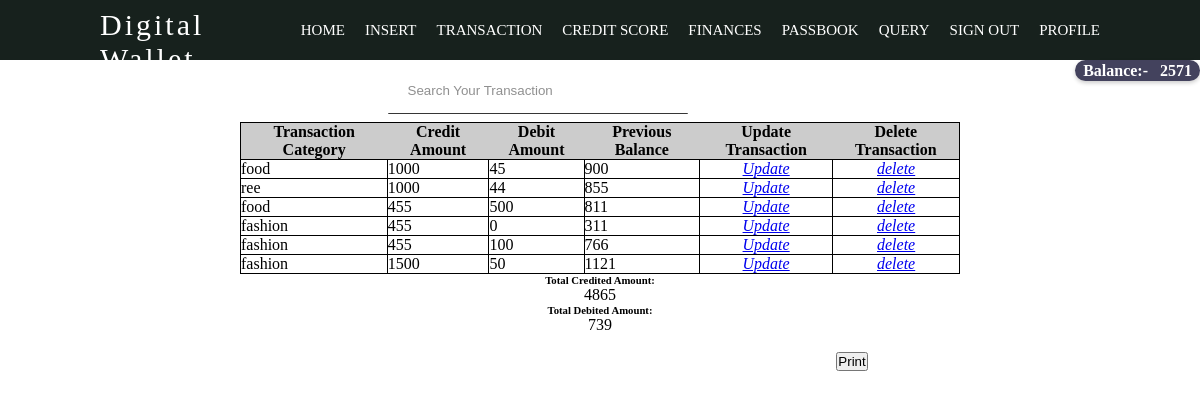
The page /passbook/ (signed in) on the database its author committed.
### website/models.py (models this page shows)
class Transaction_History(models.Model):
    id1=models.IntegerField()
    category=models.CharField(max_length=100)
    credit_amount=models.IntegerField()
    debit_amount=models.IntegerField()
    balance=models.IntegerField()

### website/views.py (the view)
# urls.py: path('passbook/',views.passbook,name="passbook"),
def passbook(request):
        id=request.session['session_id']
        xe=Register_Login.objects.get(id=id)
        if 'session_id' in request.session  and request.session['session_id']==xe.id:
            x=Transaction_History.objects.filter(id1=id)
            y=Register_Login.objects.get(id=id)
            Total_credit=0
            Total_debit=0
            for i in x:
                Total_debit=Total_debit+int(i.debit_amount)
                Total_credit=Total_credit+int(i.credit_amount)
            return render(request,'Passbook.html',{'x':id,'all':x,'yy':y.balance,'t_d':Total_debit,'t_c':Total_credit})
        else:
            return render(request,'Sessiontimeout.html')

### website/templates/passbook.html (shortened to what this page needs)
<!DOCTYPE html>
<html lang="en">
<head>
<div id="content">
</head>
<body>
    {% include "Navbar.html" %}
    <center>
<input class="input" id="myInput" type="text" placeholder="Search Your Transaction">
<div class="creditscore"
style="width: fit-content;
box-shadow: 0 2px 4px 0 rgba(0,0,0,0.2);
float: right;
background-color:#43425D;
border-radius:15px;
color:white;">
<h4> &nbsp;&nbsp;Balance:- &nbsp;
    {{yy}}&nbsp;&nbsp;</h4></div>
    <br>
<table style="width: 60%; border-collapse: collapse; font-family:montserrat;" >
        <tr style="background-color: #ccc;">
            <th>Transaction Category</th>
            <th>Credit Amount</th>
            <th>Debit Amount</th>
            <th>Previous Balance</th>
            <th>Update Transaction</th>
            <th>Delete Transaction</th>
        </tr>
        <tbody id="myTable">
            {%for i in all.values%}
              <tr>
              <td>{{i.category}}</td>
              <td>{{i.credit_amount}}</td>
              <td>{{i.debit_amount}}</td>
              <td>{{i.balance}}</td>
              <td style="text-align: center;"><a href="/"><i class="fas fa-edit">Update</i></a></td>
              <td style="text-align: center;"><a href="/"><i class="fas fa-trash-alt">delete</i></a></td>
              </tr>
          {%endfor%}
</tbody>
</table>
<h6>Total Credited Amount:</h6>{{t_c}}
<br/>
<h6>Total Debited Amount:</h6>{{t_d}}
<br>
<span style="text-align:center; padding-left:42%;">
<button class="combutton" onclick="printDiv('content')">Print </button>
</span>
</center>
</body>
</html>

### website/templates/navbar.html (shortened to what this page needs)
<!DOCTYPE html>
<html lang="en" dir="ltr">
<head>
</head>
<body>
<header>
  <nav>
    <div class="logo">Digital Wallet</div>
    {% if x2.role != "admin" %}
    <ul class="navList">
      <li class="navLi"><a href="/homepage/">Home</a></li>
      <li class="navLi"><a href="/insert/">Insert</a></li>
      <li class="navLi"><a href="/transaction/">Transaction</a></li>
      <li class="navLi"><a href="/credit/">Credit Score</a></li>
      <li class="navLi"><a href="/finance/">Finances</a></li>
      <li class="navLi"><a href="/passbook/">Passbook</a></li>
      <li class="navLi"><a href="/query/">Query</a></li>
      <li class="navLi"><a href="/logout">Sign Out</a></li>
      <li class="navLi"><a href="/profile">Profile</a></li>
    </ul>
    {%endif%}
  </nav>
</header>
</body>
</html>

### website/templates/passbook.html (style rules this page uses)
table,td,td { border: 1px solid black; }
.input { margin: 8%; width: 25%; padding: 15px 20px; margin: 8px 0; box-sizing: border-box; border: none; outline: none; color:black; border-radius: 1px; background-color: #fff; border-bottom: 1px solid rgb(5, 5, 5); opacity:.8; }

### website/templates/navbar.html (style rules this page uses)
* { padding: 0; margin: 0; box-sizing: border-box; -webkit-tap-highlight-color: transparent; }
body { width: 100%; overflow-x: hidden; display: flex; flex-direction: column; background-color: white; }
header { width: 100%; min-height: 60px; background-color: rgb(23, 33, 29); display: flex; flex-direction: column; align-items: center; }
nav { width: 90%; max-width: 1000px; height: 7vh; min-height: 60px; padding-top: 8px; background-color: inherit; color: rgba(255, 255, 255); font-family: Cambria, Cochin, Georgia, Times, 'Times New Roman', serif; display: grid; grid-template-columns: 1fr auto; align-items: baseline; }
nav .logo { font-size: 30px; letter-spacing:3px; }
.navList { font-size: 15px; text-transform: uppercase; list-style: none; display: flex; gap: 20px; }
nav a { color: inherit; text-decoration: none; }

### rows shown on the page
Transaction_History: category "food", credit_amount "1000", debit_amount "45", balance "900"
Transaction_History: category "ree", credit_amount "1000", debit_amount "44", balance "855"
Transaction_History: category "food", credit_amount "455", debit_amount "500", balance "811"
Transaction_History: category "fashion", credit_amount "455", debit_amount "0", balance "311"
Transaction_History: category "fashion", credit_amount "455", debit_amount "100", balance "766"
Transaction_History: category "fashion", credit_amount "1500", debit_amount "50", balance "1121"

### other values the page prints
{{ yy }} "2571"
{{ t_c }} "4865"
{{ t_d }} "739"
